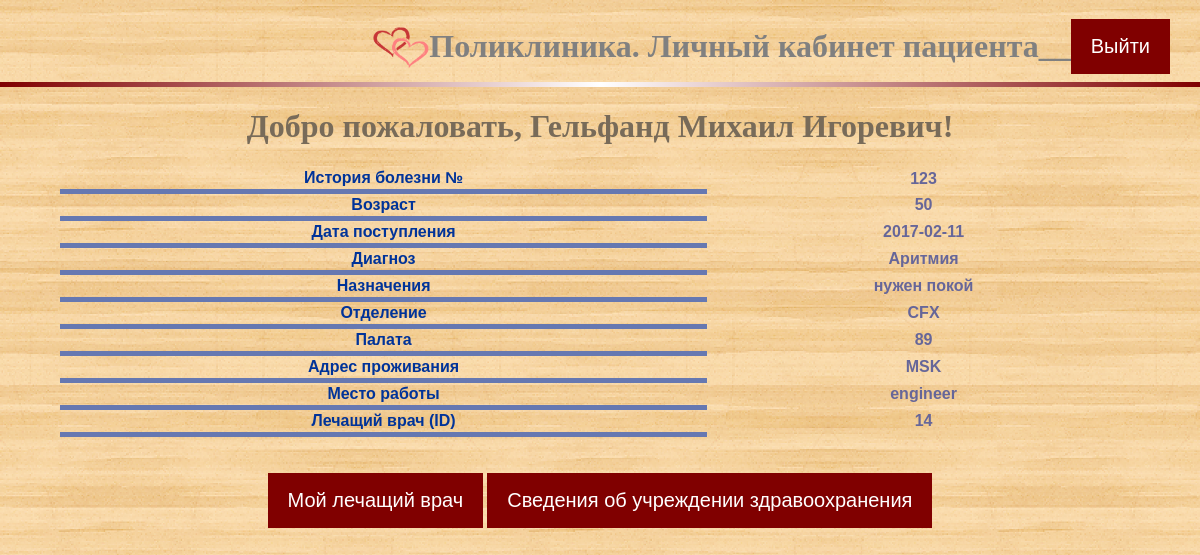
Screenshot of /hospital/user.php (signed in) with the database file from the repository.
### tables this page shows
CREATE TABLE `patients` (
  `id_card` int(7) NOT NULL,
  `doctor_id` int(11) DEFAULT NULL,
  `surname` varchar(20) NOT NULL,
  `name` varchar(20) NOT NULL,
  `middlename` varchar(20) DEFAULT NULL,
  `age` int(3) DEFAULT NULL,
  `diagnosis` varchar(50) NOT NULL,
  `dt` date NOT NULL,
  `appointments` varchar(50) DEFAULT NULL,
  `room` int(5) DEFAULT NULL,
  `depcode` varchar(3) DEFAULT NULL,
  `address` varchar(20) NOT NULL,
  `job` varchar(20) DEFAULT NULL,
  `log` varchar(50) NOT NULL,
  `password` varchar(50) NOT NULL
);

### hospital/user.php (the view, shortened to what this page needs)
<html>
    <head>
        <link rel="stylesheet" href="button.css">
    </head>
    <body>
        <br>
        <div class="header">
            <a onclick="javascript:history.go(); return false;">
                <img border="0" alt="Logo" src="logo.png" width="56" height="56">
            </a>
            <font size="6" color="grey" face="Myriad Pro Light"><b>Поликлиника. Личный кабинет пациента__</b>
            </font>
            <a class="aa" href="logout.php">Выйти</a>
        </div>
        <hr>
        <?php
            if (!isset($_SESSION['Name'])) {
                echo '<center><a href = "index.php"><h1>Вы не авторизованы</h1></a>';
                exit;
            }
            else {
                $username = $_SESSION['Name'];
                $db=mysqli_connect("localhost","root","899127231112H@rv@rd", "hospital") OR DIE(mysqli_error($db));
                mysqli_select_db($db, "hospital");
                mysqli_query($db, "SET NAMES utf8");
                $result = mysqli_query($db, "SELECT * FROM patients WHERE log = '$username'") or die(mysqli_error($db));
                $a=mysqli_fetch_array($result);
                $pole0=$a[0]; $pole2=$a[2]; $pole3=$a[3];
                $pole4=$a[4]; $pole5=$a[5]; $pole7=$a[7];
                $pole6=$a[6]; $pole8=$a[8]; $pole10=$a[10];
                $pole9=$a[9]; $pole11=$a[11]; $pole12=$a[12];
                $pole1=$a[1];
                echo '<center><h1>Добро пожаловать, '.$pole2.'  '.$pole3.'  '.$pole4.'!</h1>';
                echo "<table class=table>";
                    echo "<tr><th><b>История болезни №</b></th><td>$pole0</td></tr>
                        <tr><th><b>Возраст</b></th> <td>$pole5</td></tr>
                        <tr><th><b>Дата поступления</b></th> <td>$pole7</td></tr>
                        <tr><th><b>Диагноз</b></th> <td>$pole6</td></tr>
                        <tr><th><b>Назначения</b></th> <td>$pole8</td></tr>
                        <tr><th><b>Отделение</b></th> <td>$pole10</td></tr>
                        <tr><th><b>Палата</b></th> <td>$pole9</td></tr>
                        <tr><th><b>Адрес проживания</b></th> <td>$pole11</td></tr>
                        <tr><th><b>Место работы</b></th> <td>$pole12</td></tr>
                        <tr><th><b>Лечащий врач (ID)</b></th> <td>$pole1</td></tr>";
                echo "</table>";
                echo "<br><br>";
                echo '<div class="patients">
                    <center>
                    <a class="aa" href="personal_doctor.php">Мой лечащий врач</a>
                    <a class="aa" href="about.php">Сведения об учреждении здравоохранения</a>
                    </div>
                    <br><br>';
            }
        ?>
    </body>
</html>

### hospital/button.css (style rules this page uses)
body { padding: 0; margin: 0; width: 100%; background-image: url("back.png"); background-attachment: fixed; background-position: center; background-repeat: no-repeat; background-size: cover; top: 0; left: 0; height: 100%; }
h1 { color: #786b59; }
.header { display: flex; flex-direction: row; flex-wrap: nowrap; justify-content: flex-end; align-content: center; align-items: center; padding: 0 30 0 0px; margin: 4 4 4 4px padding-right: 2px }
.aa { text-decoration: none; outline: none; display: inline-block; padding: 16px 20px; background-color: #800000; font-family: 'Myriad Pro', sans-serif; font-size: 20; color: white; border: 0 }
hr { border: 0; height: 5px; background: #000; background-image: -webkit-linear-gradient(left, #800000, #fff, #800000); background-image: -moz-linear-gradient(left, #800000, #fff, #800000); background-image: -ms-linear-gradient(left, #800000, #fff, #800000); background-image: -o-linear-gradient(left, #800000, #fff, #800000); }
.table { font-family: "Lucida Sans Unicode", "Lucida Grande", Sans-Serif; font-size: 18px; max-width: 90%; width: 90%; border-collapse: collapse; text-align: center; margin:auto; border-bottom:width: 99px; }
.table th { font-weight: bolder; font-size:16px; color: #039; border-bottom: 5px solid #6678b1; padding:2px 10px; }
.table td { color: #669; font-weight: bold; font-size: 16px; padding: 2px 10px; transition: .3s linear; }
.patients { display: flex; justify-content: center; align-iteams: flex-start; flex-direction: row; flex-wrap: nowrap; align-content: center; }

### rows the page displays
patients: surname "Гельфанд", name "Михаил", middlename "Игоревич", id_card "123", age "50", dt "2017-02-11", diagnosis "Аритмия", appointments "нужен покой", depcode "CFX", room "89", address "MSK", job "engineer", doctor "14"
